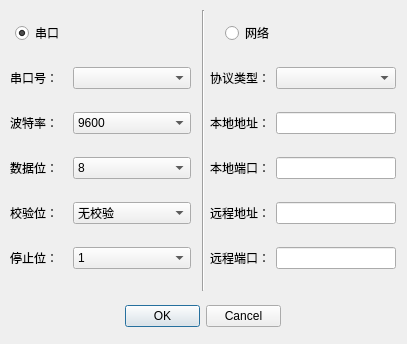
<?xml version="1.0" encoding="UTF-8"?>
<ui version="4.0">
 <class>DialogConnectInfo</class>
 <widget class="QDialog" name="DialogConnectInfo">
  <property name="geometry">
   <rect>
    <x>0</x>
    <y>0</y>
    <width>407</width>
    <height>344</height>
   </rect>
  </property>
  <property name="windowTitle">
   <string>连接属性</string>
  </property>
  <property name="windowIcon">
   <iconset resource="appresource.qrc">
    <normaloff>:/images/resource/img/connectInfo.png</normaloff>:/images/resource/img/connectInfo.png</iconset>
  </property>
  <widget class="QRadioButton" name="radioButton">
   <property name="geometry">
    <rect>
     <x>15</x>
     <y>25</y>
     <width>89</width>
     <height>16</height>
    </rect>
   </property>
   <property name="text">
    <string>串口</string>
   </property>
   <property name="checked">
    <bool>true</bool>
   </property>
  </widget>
  <widget class="Line" name="line">
   <property name="geometry">
    <rect>
     <x>195</x>
     <y>10</y>
     <width>16</width>
     <height>281</height>
    </rect>
   </property>
   <property name="orientation">
    <enum>Qt::Vertical</enum>
   </property>
  </widget>
  <widget class="QRadioButton" name="radioButton_2">
   <property name="geometry">
    <rect>
     <x>225</x>
     <y>25</y>
     <width>89</width>
     <height>16</height>
    </rect>
   </property>
   <property name="text">
    <string>网络</string>
   </property>
  </widget>
  <widget class="QWidget" name="gridLayoutWidget">
   <property name="geometry">
    <rect>
     <x>10</x>
     <y>50</y>
     <width>181</width>
     <height>236</height>
    </rect>
   </property>
   <layout class="QGridLayout" name="gridLayout">
    <item row="0" column="0">
     <widget class="QLabel" name="label">
      <property name="text">
       <string>串口号：</string>
      </property>
     </widget>
    </item>
    <item row="1" column="0">
     <widget class="QLabel" name="label_2">
      <property name="text">
       <string>波特率：</string>
      </property>
     </widget>
    </item>
    <item row="2" column="0">
     <widget class="QLabel" name="label_3">
      <property name="text">
       <string>数据位：</string>
      </property>
     </widget>
    </item>
    <item row="2" column="1">
     <widget class="QComboBox" name="comboBox_3">
      <property name="currentIndex">
       <number>3</number>
      </property>
      <item>
       <property name="text">
        <string>5</string>
       </property>
      </item>
      <item>
       <property name="text">
        <string>6</string>
       </property>
      </item>
      <item>
       <property name="text">
        <string>7</string>
       </property>
      </item>
      <item>
       <property name="text">
        <string>8</string>
       </property>
      </item>
     </widget>
    </item>
    <item row="3" column="1">
     <widget class="QComboBox" name="comboBox_4">
      <item>
       <property name="text">
        <string>无校验</string>
       </property>
      </item>
      <item>
       <property name="text">
        <string>奇校验</string>
       </property>
      </item>
      <item>
       <property name="text">
        <string>偶校验</string>
       </property>
      </item>
      <item>
       <property name="text">
        <string>空校验</string>
       </property>
      </item>
      <item>
       <property name="text">
        <string>标志校验</string>
       </property>
      </item>
     </widget>
    </item>
    <item row="1" column="1">
     <widget class="QComboBox" name="comboBox_2">
      <property name="currentIndex">
       <number>3</number>
      </property>
      <item>
       <property name="text">
        <string>1200</string>
       </property>
      </item>
      <item>
       <property name="text">
        <string>2400</string>
       </property>
      </item>
      <item>
       <property name="text">
        <string>4800</string>
       </property>
      </item>
      <item>
       <property name="text">
        <string>9600</string>
       </property>
      </item>
      <item>
       <property name="text">
        <string>19200</string>
       </property>
      </item>
      <item>
       <property name="text">
        <string>38400</string>
       </property>
      </item>
      <item>
       <property name="text">
        <string>25600</string>
       </property>
      </item>
      <item>
       <property name="text">
        <string>57600</string>
       </property>
      </item>
      <item>
       <property name="text">
        <string>115200</string>
       </property>
      </item>
      <item>
       <property name="text">
        <string>256000</string>
       </property>
      </item>
     </widget>
    </item>
    <item row="3" column="0">
     <widget class="QLabel" name="label_4">
      <property name="text">
       <string>校验位：</string>
      </property>
     </widget>
    </item>
    <item row="0" column="1">
     <widget class="QComboBox" name="comboBox">
      <property name="minimumSize">
       <size>
        <width>118</width>
        <height>0</height>
       </size>
      </property>
     </widget>
    </item>
    <item row="4" column="0">
     <widget class="QLabel" name="label_5">
      <property name="text">
       <string>停止位：</string>
      </property>
     </widget>
    </item>
    <item row="4" column="1">
     <widget class="QComboBox" name="comboBox_5">
      <item>
       <property name="text">
        <string>1</string>
       </property>
      </item>
      <item>
       <property name="text">
        <string>1.5</string>
       </property>
      </item>
      <item>
       <property name="text">
        <string>2</string>
       </property>
      </item>
     </widget>
    </item>
   </layout>
  </widget>
  <widget class="QWidget" name="gridLayoutWidget_2">
   <property name="geometry">
    <rect>
     <x>210</x>
     <y>50</y>
     <width>186</width>
     <height>236</height>
    </rect>
   </property>
   <layout class="QGridLayout" name="gridLayout_2">
    <item row="0" column="0">
     <widget class="QLabel" name="label_6">
      <property name="text">
       <string>协议类型：</string>
      </property>
     </widget>
    </item>
    <item row="3" column="0">
     <widget class="QLabel" name="label_9">
      <property name="text">
       <string>远程地址：</string>
      </property>
     </widget>
    </item>
    <item row="1" column="1">
     <widget class="QLineEdit" name="lineEdit"/>
    </item>
    <item row="2" column="0">
     <widget class="QLabel" name="label_8">
      <property name="text">
       <string>本地端口：</string>
      </property>
     </widget>
    </item>
    <item row="1" column="0">
     <widget class="QLabel" name="label_7">
      <property name="text">
       <string>本地地址：</string>
      </property>
     </widget>
    </item>
    <item row="0" column="1">
     <widget class="QComboBox" name="comboBox_6"/>
    </item>
    <item row="2" column="1">
     <widget class="QLineEdit" name="lineEdit_2"/>
    </item>
    <item row="3" column="1">
     <widget class="QLineEdit" name="lineEdit_3"/>
    </item>
    <item row="4" column="0">
     <widget class="QLabel" name="label_10">
      <property name="text">
       <string>远程端口：</string>
      </property>
     </widget>
    </item>
    <item row="4" column="1">
     <widget class="QLineEdit" name="lineEdit_4"/>
    </item>
   </layout>
  </widget>
  <widget class="QDialogButtonBox" name="buttonBox">
   <property name="geometry">
    <rect>
     <x>125</x>
     <y>305</y>
     <width>156</width>
     <height>23</height>
    </rect>
   </property>
   <property name="standardButtons">
    <set>QDialogButtonBox::Cancel|QDialogButtonBox::Ok</set>
   </property>
  </widget>
 </widget>
 <resources>
  <include location="appresource.qrc"/>
 </resources>
 <connections/>
</ui>
